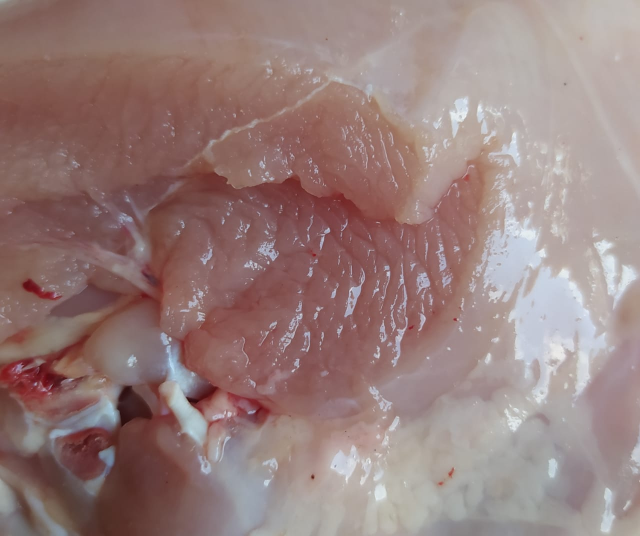
#> input picture Deteksi Kesegaran Daging Ayam/BuildModel/dataset/Ayam Segar_11.jpg, 1280 x 1072 px (shown at 1/2 size); its folder holds only this picture in this run
$ jupyter execute --allow-errors Classification.ipynb
#> lines starting #> are read from the running program, lines starting #| are printed output that depends on the picture
### Deteksi Kesegaran Daging Ayam/BuildModel/hsv.py
"""
Ini adalah file yang berisi class untuk mengestrak gambar dari RGB ke HSV
dan mengembalikan rata-rata nilai Red, Green, Blue (RGB) Hue, Saturation, Value (HSV)
"""

import matplotlib.pyplot as plt
import numpy as np
import matplotlib

class HsvExtractor:
    def __init__(self):
        pass

    def extract(self, image):
        # pastikan ukuran gambar adalah (n, m, 3)
#> called with image = 'dataset/Ayam Segar_11.jpg'
        image = plt.imread(image)
#> image is the input picture: shape (1072, 1280, 3); mean R, G, B 151.4, 126.6, 124.1
        if image.ndim == 2:
            image = np.expand_dims(image, axis=-1)
        elif image.shape[-1] != 3:
            image = image[:,:,:3]
        # konversi gambar dari RGB ke HSV
        hsv_image = matplotlib.colors.rgb_to_hsv(image)
#> hsv_image: shape (1072, 1280, 3) float32; mean of channels 0, 1, 2 0.2, 0.2, 152.4

        # ekstraksi nilai HSV
        h, s, v = hsv_image[:,:,0], hsv_image[:,:,1], hsv_image[:,:,2]
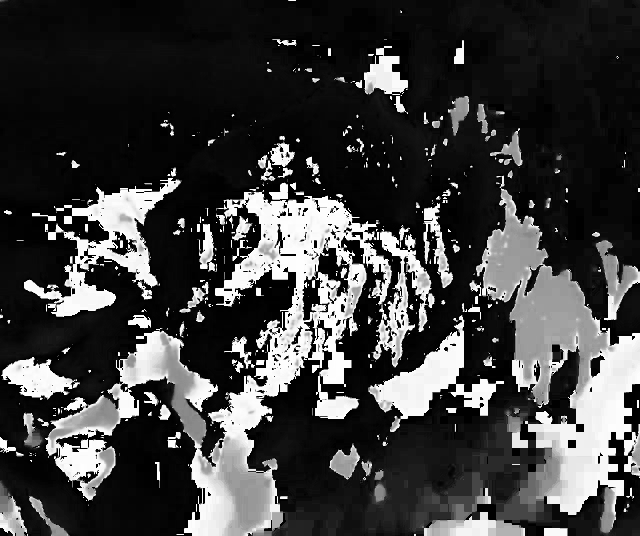
#> h: shape (1072, 1280) float32 (shown at 1/2 size); min 0, max 0.998, mean 0.248
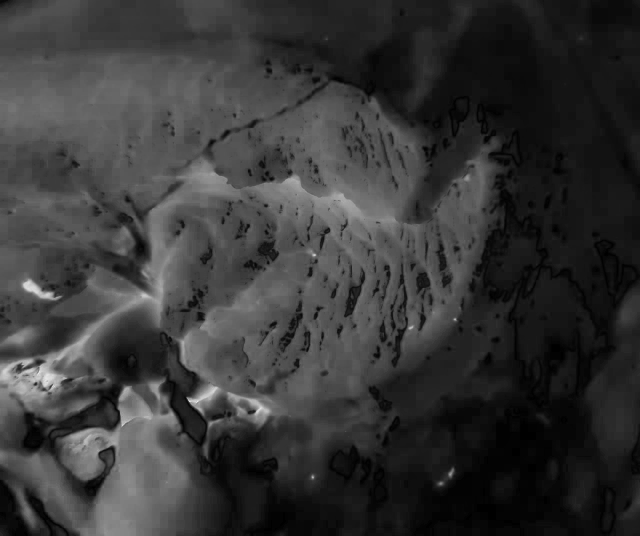
#> s: shape (1072, 1280) float32 (shown at 1/2 size); min 0, max 1, mean 0.217
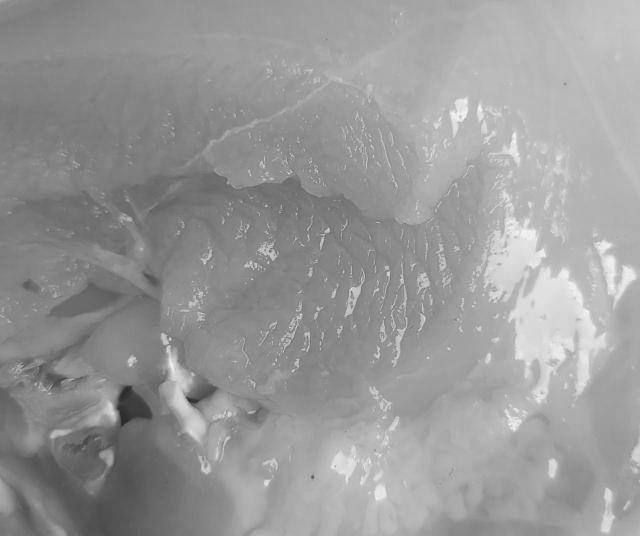
#> v: shape (1072, 1280) float32 (shown at 1/2 size); min 35, max 253, mean 152.4

        # hitung nilai rata-rata dari masing-masing channel
        mean_h = np.mean(h)
#> mean_h = 0.248
        mean_s = np.mean(s)
#> mean_s = 0.217
        mean_v = np.mean(v)
#> mean_v = 152.4

        mean_r = np.mean(image[:,:,0])
#> mean_r = 151.4
        mean_g = np.mean(image[:,:,1])
#> mean_g = 126.6
        mean_b = np.mean(image[:,:,2])
#> mean_b = 124.1

        return mean_r, mean_g, mean_b, mean_h, mean_s, mean_v

### Deteksi Kesegaran Daging Ayam/BuildModel/Classification.ipynb
[cell 1]
dataset = 'dataset/'
import os

## Berikut adalah kodingan untuk klasifikasi menggunakan algoritma KNN

[cell 2]
import numpy as np
import cv2
import os
import pickle
from sklearn.model_selection import train_test_split
from sklearn.neighbors import KNeighborsClassifier
from sklearn.metrics import mean_squared_error
from sklearn.metrics import classification_report
import joblib
import json
from hsv import HsvExtractor

# Path to the dataset directory
data_dir = dataset

# List all image files in the dataset directory
image_files = [os.path.join(data_dir, f) for f in os.listdir(data_dir) if f.endswith('.jpg')]

# Load images and extract features
X = []
y = []
feature_extractor = HsvExtractor()
for image_file in image_files:
    # [6 lines of commented-out code are left out]
    mean_r, mean_g, mean_b, mean_h, mean_s, mean_v = feature_extractor.extract(image_file)
#> mean_r = 151.4; mean_g = 126.6; mean_b = 124.1; mean_h = 0.248; mean_s = 0.217; mean_v = 152.4
    X.append([mean_h/255, mean_s/255, mean_v/255])
    label = image_file.split('/')[-1].split('_')[0]
    # ubah label dari `mata ikan gak segar` menjadi 0 dan` mata ikan segar` menjadi 1
    if label == 'Ayam Tidak Segar':
        y.append(0)
    else:
        y.append(1)

# Convert data to numpy arrays
X = np.array(X)
#> X = [[0.000973, 0.000853, 0.598]]
y = np.array(y)

# Split data into training and testing sets
#> (the rest of this cell did not finish here and is left out)

[cell 3]
import numpy as np
import cv2
import os
import pickle
from sklearn.model_selection import train_test_split
from sklearn.neighbors import KNeighborsClassifier
from sklearn.metrics import mean_squared_error
import joblib
import json

# Path to the dataset directory
data_dir = dataset  # Isi dengan path dataset Anda

# List all image files in the dataset directory
image_files = [os.path.join(data_dir, f) for f in os.listdir(data_dir) if f.endswith('.jpg')]

# Load images and extract features
X = []
y = []
for image_file in image_files:
    img = cv2.imread(image_file)
    # Resize image to a common size (e.g., 100x100)
    img = cv2.resize(img, (100, 100))
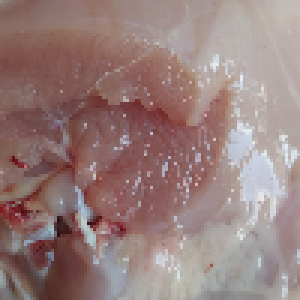
#> img: shape (100, 100, 3) (shown 3 times larger); mean B, G, R 124.1, 126.5, 151.3
    rgb_hist = cv2.calcHist([img], [0, 1, 2], None, [8, 8, 8], [0, 256, 0, 256, 0, 256])
    rgb_hist = cv2.normalize(rgb_hist, rgb_hist).flatten()
#> rgb_hist = 512 values, max 0.583 at index 365, min 0 at index 0, mean 0.00602
    X.append(rgb_hist)
    label = image_file.split('/')[-1].split('_')[0]
    # Convert label from 'Ayam Tidak Segar' to 0 and 'Ayam Segar' to 1
    if label == 'Ayam Tidak Segar':
        y.append(0)
    else:
        y.append(1)

# Convert data to numpy arrays
X = np.array(X)
y = np.array(y)

# Split data into training and testing sets
#> (the rest of this cell did not finish here and is left out)

## Berikut adalah kodingan untuk klasifikasi menggunakan algoritma CNN

[cell 4]
import numpy as np
import cv2
import os
import pickle
from sklearn.model_selection import train_test_split
from keras.models import Sequential
from keras.layers import Conv2D, MaxPooling2D, Flatten, Dense, Reshape
from keras.optimizers import Adam
from sklearn.metrics import mean_squared_error

# Path to the dataset directory
data_dir = dataset

# List all image files in the dataset directory
image_files = [os.path.join(data_dir, f) for f in os.listdir(data_dir) if f.endswith('.jpg')]

# Load images and extract features
X = []
y = []
for image_file in image_files:
    img = cv2.imread(image_file)
    hsv_img = cv2.cvtColor(img, cv2.COLOR_BGR2HSV)
#> hsv_img: shape (1072, 1280, 3); mean H, S, V 44.2, 55.5, 152.4
    hsv_hist = cv2.calcHist([hsv_img], [0, 1, 2], None, [8, 2, 2], [0, 180, 0, 256, 0, 256])
    hsv_hist = cv2.normalize(hsv_hist, hsv_hist).flatten()
#> hsv_hist = 32 values, max 0.954 at index 1, min 0 at index 6, mean 0.0512
    X.append(hsv_hist)
    label = image_file.split('/')[-1].split('_')[0]
    y.append(label)

# Convert data to numpy arrays
X = np.array(X)
y = np.array(y)

# ubah label dari `mata ikan gak segar` menjadi 0 dan` mata ikan segar` menjadi 1
y[y == 'mata ikan gak segar'] = 0
y[y == 'mata ikan segar'] = 1

# Split data into training and testing sets
#> (the rest of this cell did not finish here and is left out)

$ run again, on Deteksi Kesegaran Daging Ayam/BuildModel/dataset/Ayam Segar_18.jpg
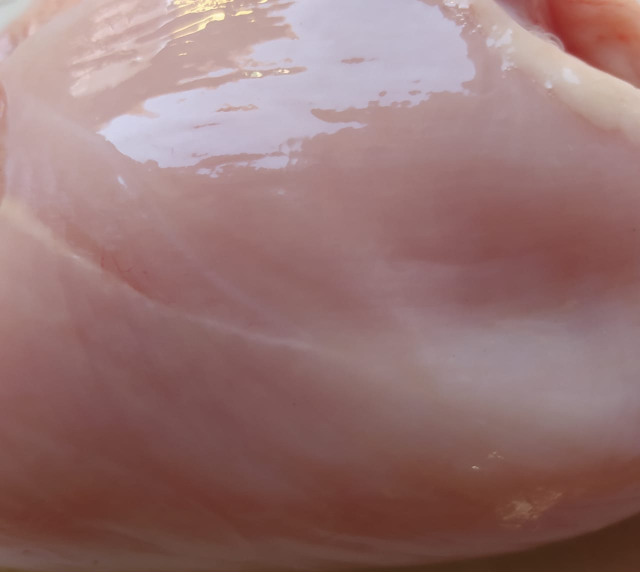
#> input picture Deteksi Kesegaran Daging Ayam/BuildModel/dataset/Ayam Segar_18.jpg, 1280 x 1144 px (shown at 1/2 size)
#> in extract, image is the input picture: shape (1144, 1280, 3); mean R, G, B 149.9, 115.7, 114.9
#> hsv_image: shape (1144, 1280, 3) float32; mean of channels 0, 1, 2 0.4, 0.3, 150.5
#> in extract, `h, s, v = hsv_image[:,:,0], hsv_image[:,:,1], hsv_image[:,:,2]`:
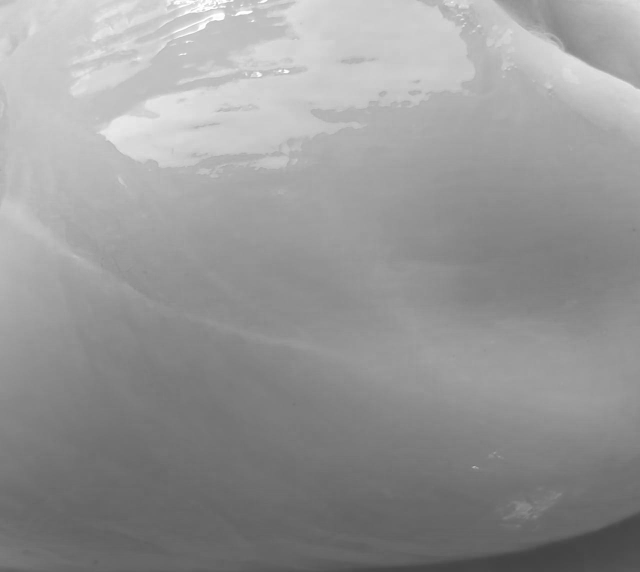
#> v: shape (1144, 1280) float32 (shown at 1/2 size); min 65, max 255, mean 150.7
#> in extract, `mean_h = np.mean(h)`: mean_h = 0.382
#> in extract, `mean_s = np.mean(s)`: mean_s = 0.282
#> in extract, `mean_v = np.mean(v)`: mean_v = 150.7
#> in extract, `mean_r = np.mean(image[:,:,0])`: mean_r = 149.9
#> in extract, `mean_g = np.mean(image[:,:,1])`: mean_g = 115.7
#> in extract, `mean_b = np.mean(image[:,:,2])`: mean_b = 114.9
#> `mean_r, mean_g, mean_b, mean_h, mean_s, mean_v = feature_extractor.ext..`: mean_r = 149.9; mean_g = 115.7; mean_b = 114.9; mean_h = 0.382; mean_s = 0.282; mean_v = 150.7
#> X = [[0.0015, 0.00111, 0.591]]
#> `img = cv2.resize(img, (100, 100))`:
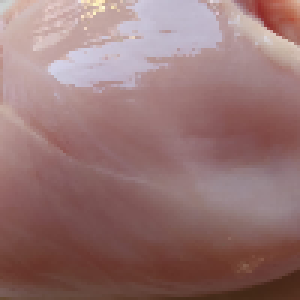
#> img: shape (100, 100, 3) (shown 3 times larger); mean B, G, R 114.8, 115.6, 149.8
#> rgb_hist = 512 values, max 0.686 at index 220, min 0 at index 0, mean 0.00613
#> hsv_img: shape (1144, 1280, 3); mean H, S, V 68.7, 71.9, 150.7
#> hsv_hist = 32 values, max 0.669 at index 1, min 0 at index 4, mean 0.064

$ run again, on Deteksi Kesegaran Daging Ayam/BuildModel/dataset/Ayam Segar_20.jpg
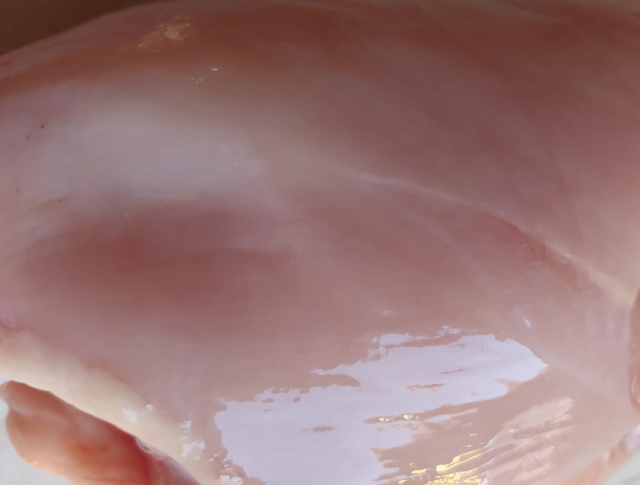
#> input picture Deteksi Kesegaran Daging Ayam/BuildModel/dataset/Ayam Segar_20.jpg, 1280 x 969 px (shown at 1/2 size)
#> in extract, image is the input picture: shape (969, 1280, 3); mean R, G, B 152.7, 118.3, 117.6
#> hsv_image: shape (969, 1280, 3) float32; mean of channels 0, 1, 2 0.4, 0.3, 153.5
#> in extract, `h, s, v = hsv_image[:,:,0], hsv_image[:,:,1], hsv_image[:,:,2]`:
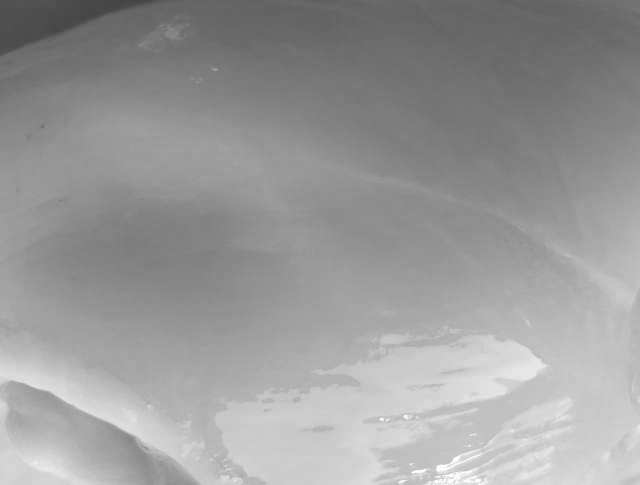
#> v: shape (969, 1280) float32 (shown at 1/2 size); min 68, max 255, mean 153.5
#> in extract, `mean_h = np.mean(h)`: mean_h = 0.391
#> in extract, `mean_s = np.mean(s)`: mean_s = 0.274
#> in extract, `mean_v = np.mean(v)`: mean_v = 153.5
#> in extract, `mean_r = np.mean(image[:,:,0])`: mean_r = 152.7
#> in extract, `mean_g = np.mean(image[:,:,1])`: mean_g = 118.3
#> in extract, `mean_b = np.mean(image[:,:,2])`: mean_b = 117.6
#> `mean_r, mean_g, mean_b, mean_h, mean_s, mean_v = feature_extractor.ext..`: mean_r = 152.7; mean_g = 118.3; mean_b = 117.6; mean_h = 0.391; mean_s = 0.274; mean_v = 153.5
#> X = [[0.00153, 0.00108, 0.602]]
#> `img = cv2.resize(img, (100, 100))`:
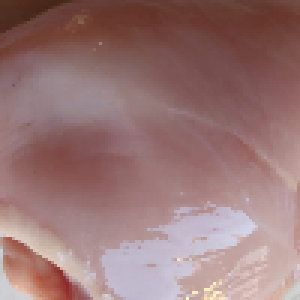
#> img: shape (100, 100, 3) (shown 3 times larger); mean B, G, R 117.5, 118.2, 152.7
#> rgb_hist = 512 values, max 0.731 at index 220, min 0 at index 0, mean 0.006
#> hsv_img: shape (969, 1280, 3); mean H, S, V 70.3, 69.9, 153.5
#> hsv_hist = 32 values, max 0.703 at index 1, min 0 at index 4, mean 0.0619

$ run again, on Deteksi Kesegaran Daging Ayam/BuildModel/dataset/Ayam Segar_21.jpg
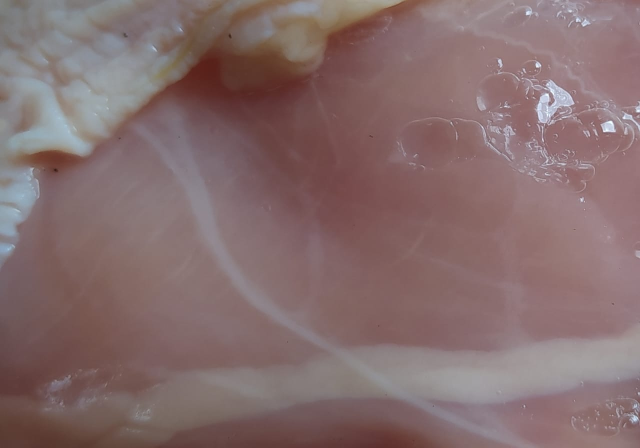
#> input picture Deteksi Kesegaran Daging Ayam/BuildModel/dataset/Ayam Segar_21.jpg, 1280 x 895 px (shown at 1/2 size)
#> in extract, image is the input picture: shape (895, 1280, 3); mean R, G, B 132.9, 108.8, 109.2
#> hsv_image: shape (895, 1280, 3) float32; mean of channels 0, 1, 2 0.5, 0.2, 133.5
#> in extract, `h, s, v = hsv_image[:,:,0], hsv_image[:,:,1], hsv_image[:,:,2]`:
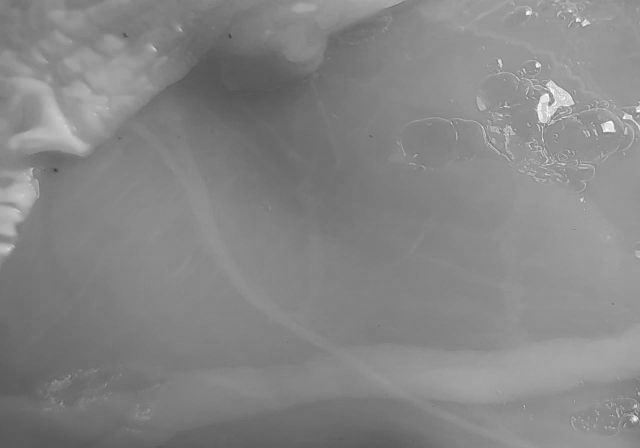
#> v: shape (895, 1280) float32 (shown at 1/2 size); min 54, max 255, mean 133.6
#> in extract, `mean_h = np.mean(h)`: mean_h = 0.501
#> in extract, `mean_s = np.mean(s)`: mean_s = 0.21
#> in extract, `mean_v = np.mean(v)`: mean_v = 133.6
#> in extract, `mean_r = np.mean(image[:,:,0])`: mean_r = 132.9
#> in extract, `mean_g = np.mean(image[:,:,1])`: mean_g = 108.8
#> in extract, `mean_b = np.mean(image[:,:,2])`: mean_b = 109.2
#> `mean_r, mean_g, mean_b, mean_h, mean_s, mean_v = feature_extractor.ext..`: mean_r = 132.9; mean_g = 108.8; mean_b = 109.2; mean_h = 0.501; mean_s = 0.21; mean_v = 133.6
#> X = [[0.00196, 0.000825, 0.524]]
#> `img = cv2.resize(img, (100, 100))`:
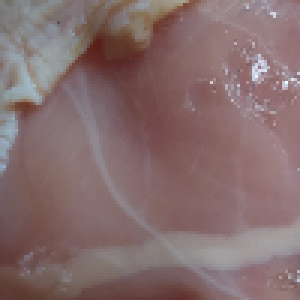
#> img: shape (100, 100, 3) (shown 3 times larger); mean B, G, R 109.2, 108.8, 132.9
#> rgb_hist = 512 values, max 0.861 at index 220, min 0 at index 0, mean 0.0041
#> hsv_img: shape (895, 1280, 3); mean H, S, V 90.2, 53.7, 133.6
#> hsv_hist = 32 values, max 0.727 at index 29, min 0 at index 6, mean 0.0643

$ run again, on Deteksi Kesegaran Daging Ayam/BuildModel/dataset/Ayam Segar_12.jpg
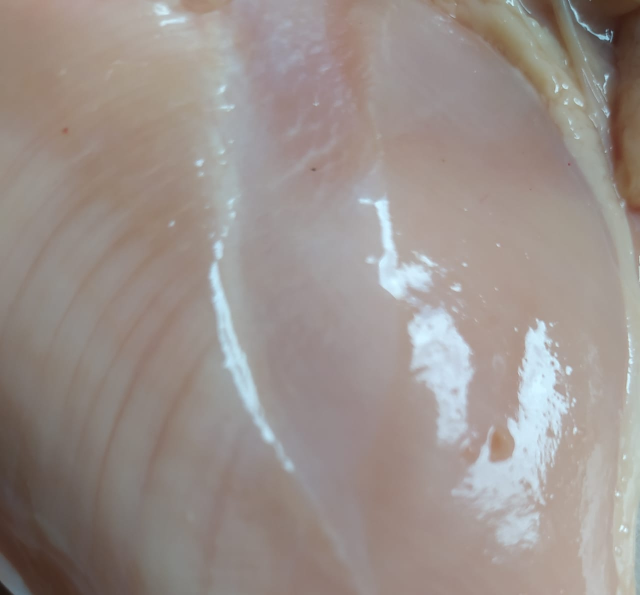
#> input picture Deteksi Kesegaran Daging Ayam/BuildModel/dataset/Ayam Segar_12.jpg, 1280 x 1190 px (shown at 1/2 size)
#> in extract, image is the input picture: shape (1190, 1280, 3); mean R, G, B 154.5, 144.6, 140
#> hsv_image: shape (1190, 1280, 3) float32; mean of channels 0, 1, 2 0.2, 0.1, 156.4
#> in extract, `mean_h = np.mean(h)`: mean_h = 0.209
#> in extract, `mean_s = np.mean(s)`: mean_s = 0.124
#> in extract, `mean_v = np.mean(v)`: mean_v = 156.4
#> in extract, `mean_r = np.mean(image[:,:,0])`: mean_r = 154.5
#> in extract, `mean_g = np.mean(image[:,:,1])`: mean_g = 144.6
#> in extract, `mean_b = np.mean(image[:,:,2])`: mean_b = 140
#> `mean_r, mean_g, mean_b, mean_h, mean_s, mean_v = feature_extractor.ext..`: mean_r = 154.5; mean_g = 144.6; mean_b = 140; mean_h = 0.209; mean_s = 0.124; mean_v = 156.4
#> X = [[0.000821, 0.000488, 0.613]]
#> `img = cv2.resize(img, (100, 100))`:
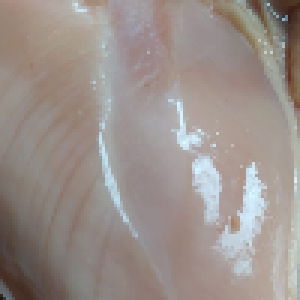
#> img: shape (100, 100, 3) (shown 3 times larger); mean B, G, R 139.9, 144.6, 154.4
#> rgb_hist = 512 values, max 0.725 at index 292, min 0 at index 2, mean 0.00499
#> hsv_img: shape (1190, 1280, 3); mean H, S, V 37.7, 31.8, 156.4
#> hsv_hist = 32 values, max 0.975 at index 1, min 0 at index 3, mean 0.0464
